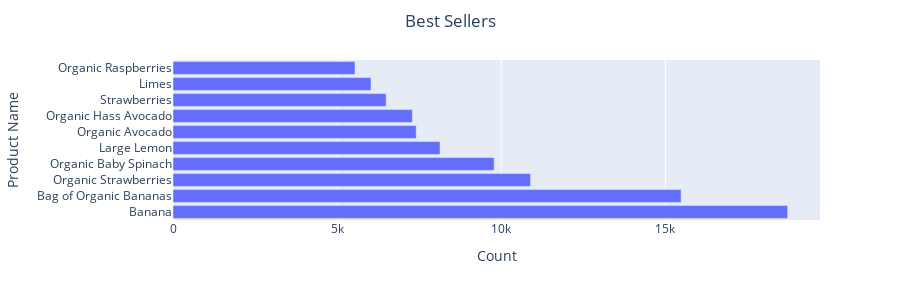

Notebook source saved alongside this figure:
### Code cell
df = train.groupby("product_id")["reordered"].count().reset_index()
df = pd.merge(df, products[['product_id', 'product_name']], how='left', on=['product_id'])
df.sort_values(by='reordered', ascending=False, inplace=True)
df = df.head(10)
best_seller = px.bar(df,x='reordered',y='product_name',labels={"reordered":"Count", "product_name":"Product Name"},height=300)
best_seller.update_layout(
    title={
        'text': "Best Sellers",
        'y':0.95,
        'x':0.5,
        'xanchor': 'center',
        'yanchor': 'top'})

best_seller.show()

### Figure 1 — Plotly figure (JSON) as saved in the notebook; plotly's stock layout.template omitted (floating-point values rounded to 4 significant figures)
{"data": [{"alignmentgroup": "True", "hovertemplate": "Count=%{x}<br>Product Name=%{y}<extra></extra>", "legendgroup": "", "marker": {"color": "#636efa", "pattern": {"shape": ""}}, "name": "", "offsetgroup": "", "orientation": "h", "showlegend": false, "textposition": "auto", "type": "bar", "x": [18726, 15480, 10894, 9784, 8135, 7409, 7293, 6494, 6033, 5546], "xaxis": "x", "y": ["Banana", "Bag of Organic Bananas", "Organic Strawberries", "Organic Baby Spinach", "Large Lemon", "Organic Avocado", "Organic Hass Avocado", "Strawberries", "Limes", "Organic Raspberries"], "yaxis": "y"}], "layout": {"barmode": "relative", "height": 300, "legend": {"tracegroupgap": 0}, "margin": {"t": 60}, "title": {"text": "Best Sellers", "x": 0.5, "xanchor": "center", "y": 0.95, "yanchor": "top"}, "xaxis": {"anchor": "y", "domain": [0, 1], "title": {"text": "Count"}}, "yaxis": {"anchor": "x", "domain": [0, 1], "title": {"text": "Product Name"}}}}
